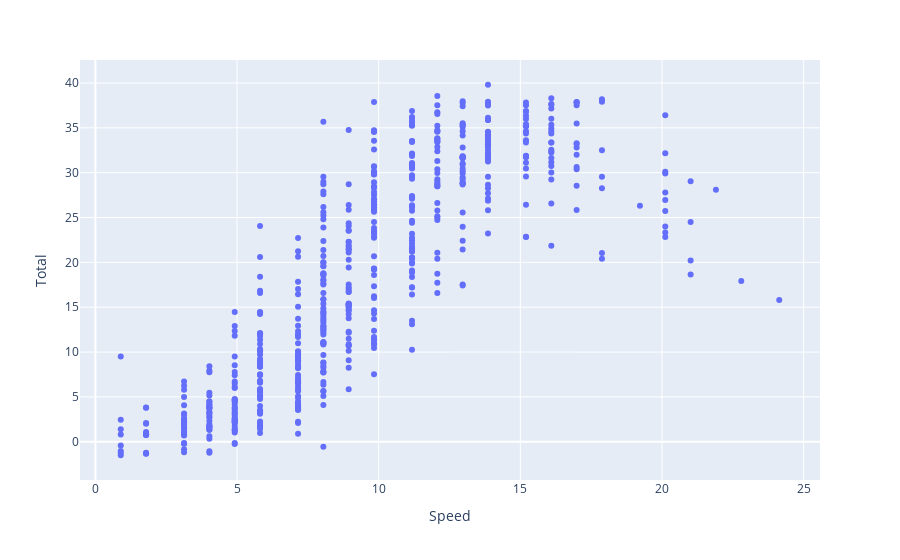

Source (notebook cell):
### Markdown cell above
# Data

The direction is the wind direction, so when it says S it means the wind is coming from the South

Speed is the wind speed in meters per second

The total is the energy generated at the timestep in megawatts

### Code cell
import plotly.express as px


fig = px.scatter(gen_df_alligned, x="Speed", y="Total")
fig.show()

### Figure 1 — Plotly figure (JSON) as saved in the notebook; plotly's stock layout.template omitted (floating-point values rounded to 4 significant figures; data arrays with more than 128 entries replaced by an {"elided": "..."} marker saying what was removed)
{"data": [{"hovertemplate": "Speed=%{x}<br>Total=%{y}<extra></extra>", "legendgroup": "", "marker": {"color": "#636efa", "symbol": "circle"}, "mode": "markers", "name": "", "orientation": "v", "showlegend": false, "type": "scatter", "x": {"elided": "623 float values"}, "xaxis": "x", "y": {"elided": "623 float values"}, "yaxis": "y"}], "layout": {"legend": {"tracegroupgap": 0}, "margin": {"t": 60}, "xaxis": {"anchor": "y", "domain": [0, 1], "title": {"text": "Speed"}}, "yaxis": {"anchor": "x", "domain": [0, 1], "title": {"text": "Total"}}}}
